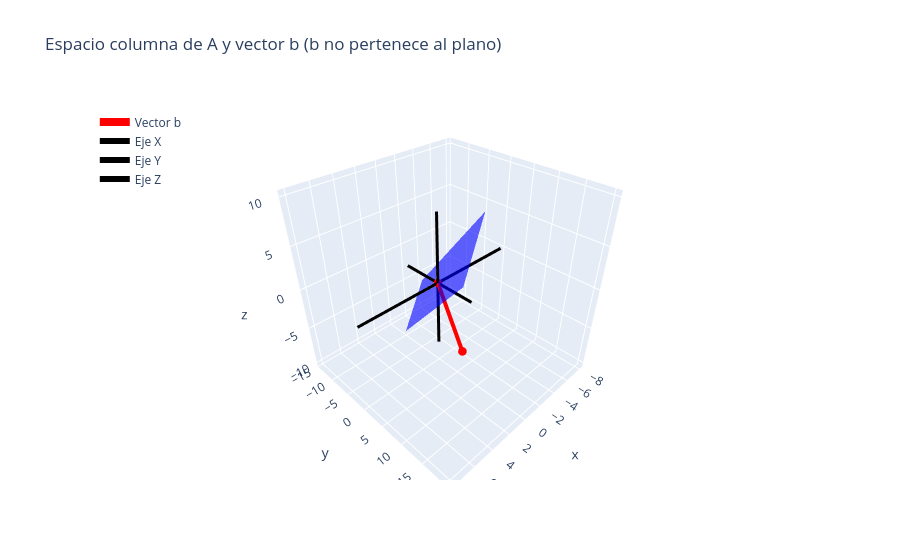

Notebook code for this chart:
### Markdown cell above
La matriz está en forma escalonada. La última fila representa la ecuación

$$
0x + 0y + 0z = -2,
$$

lo cual es una contradicción.

Por tanto, el sistema es incompatible (no tiene solución).

### Code cell
import numpy as np
import plotly.graph_objects as go

# =========================
# Matriz de coeficientes A
# =========================
A = np.array([
    [1,  1, -1],
    [6,  1,  3],
    [4, -1,  5]
])

# Vector b del sistema Ax = b
b = np.array([7, 20, 4])

# =========================
# Columnas de A
# =========================
c1 = A[:,0]
c2 = A[:,1]
c3 = A[:,2]

# Tomamos dos columnas linealmente independientes para generar el plano
# (espacio columna)
v1 = c1
v2 = c2

# =========================
# Parámetros para generar el plano
# =========================
s = np.linspace(-2, 2, 30)
t = np.linspace(-2, 2, 30)
S, T = np.meshgrid(s, t)

X_plane = v1[0]*S + v2[0]*T
Y_plane = v1[1]*S + v2[1]*T
Z_plane = v1[2]*S + v2[2]*T

# =========================
# Ejes coordenados
# =========================
axis_len = 8

axis_x = go.Scatter3d(
    x=[-axis_len, axis_len], y=[0,0], z=[0,0],
    mode='lines',
    line=dict(width=6, color='black'),
    name='Eje X'
)

axis_y = go.Scatter3d(
    x=[0,0], y=[-axis_len, axis_len], z=[0,0],
    mode='lines',
    line=dict(width=6, color='black'),
    name='Eje Y'
)

axis_z = go.Scatter3d(
    x=[0,0], y=[0,0], z=[-axis_len, axis_len],
    mode='lines',
    line=dict(width=6, color='black'),
    name='Eje Z'
)

# =========================
# Figura
# =========================
fig = go.Figure()

# Plano del espacio columna
fig.add_surface(
    x=X_plane, y=Y_plane, z=Z_plane,
    opacity=0.6,
    colorscale=[[0, 'blue'], [1, 'blue']],
    name='Espacio columna de A',
    showscale=False
)

# Vector b
fig.add_trace(go.Scatter3d(
    x=[0, b[0]],
    y=[0, b[1]],
    z=[0, b[2]],
    mode='lines+markers',
    line=dict(color='red', width=8),
    marker=dict(size=5),
    name='Vector b'
))

# Añadir ejes
fig.add_trace(axis_x)
fig.add_trace(axis_y)
fig.add_trace(axis_z)

# =========================
# Layout
# =========================
fig.update_layout(
    title="Espacio columna de A y vector b (b no pertenece al plano)",
    scene=dict(
        xaxis_title='x',
        yaxis_title='y',
        zaxis_title='z',
        aspectmode='cube'
    ),
    legend=dict(
        x=0.02,
        y=0.98
    )
)

fig.show()
fig.write_image(r"C:\Users\marco\Downloads\espacio_columna_y_b.png")

### Figure 1 — Plotly figure (JSON) as saved in the notebook; plotly's stock layout.template omitted (floating-point values rounded to 4 significant figures; data arrays with more than 128 entries replaced by an {"elided": "..."} marker saying what was removed)
{"data": [{"colorscale": [[0, "blue"], [1, "blue"]], "name": "Espacio columna de A", "opacity": 0.6, "showscale": false, "type": "surface", "x": {"elided": "30x30 float values"}, "y": {"elided": "30x30 float values"}, "z": {"elided": "30x30 float values"}}, {"line": {"color": "red", "width": 8}, "marker": {"size": 5}, "mode": "lines+markers", "name": "Vector b", "type": "scatter3d", "x": [0, 7], "y": [0, 20], "z": [0, 4]}, {"line": {"color": "black", "width": 6}, "mode": "lines", "name": "Eje X", "type": "scatter3d", "x": [-8, 8], "y": [0, 0], "z": [0, 0]}, {"line": {"color": "black", "width": 6}, "mode": "lines", "name": "Eje Y", "type": "scatter3d", "x": [0, 0], "y": [-8, 8], "z": [0, 0]}, {"line": {"color": "black", "width": 6}, "mode": "lines", "name": "Eje Z", "type": "scatter3d", "x": [0, 0], "y": [0, 0], "z": [-8, 8]}], "layout": {"legend": {"x": 0.02, "y": 0.98}, "scene": {"aspectmode": "cube", "xaxis": {"title": {"text": "x"}}, "yaxis": {"title": {"text": "y"}}, "zaxis": {"title": {"text": "z"}}}, "title": {"text": "Espacio columna de A y vector b (b no pertenece al plano)"}}}
